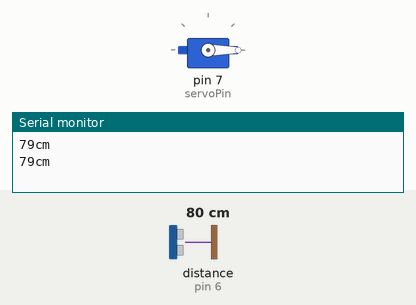
Bench run of a sketch on a simulated Arduino Uno, built with avr-gcc and run on an emulated ATmega328P. On the bench: servo, the last lines printed to the serial monitor. Wiring (inferred from the names in the program): ultrasonic range finder: trigger pin 5; echo pin 6. The inputs (shaded band) are chosen by the test bench; at power-on: distance to the obstacle (sensor on pin 6) 80 cm. The echo pulse lasts 58.3 µs per cm.

Above: at 1.3 s.
1.4 s: distance to the obstacle (sensor on pin 6) set to 20 cm
3.2 s: distance to the obstacle (sensor on pin 6) set to 17 cm
At 4.8 s:
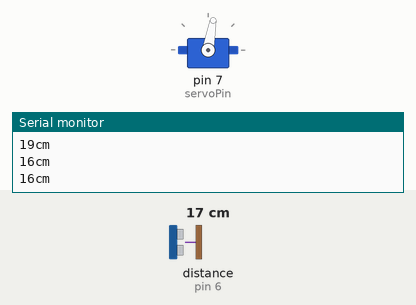
5.1 s: distance to the obstacle (sensor on pin 6) set to 35 cm
At 6.4 s:
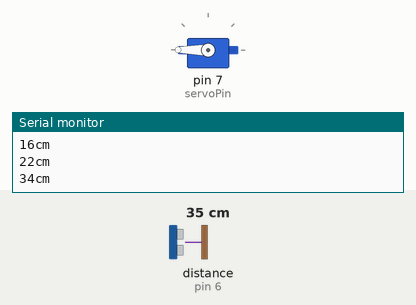
6.7 s: distance to the obstacle (sensor on pin 6) set to 2 cm
At 8.8 s:
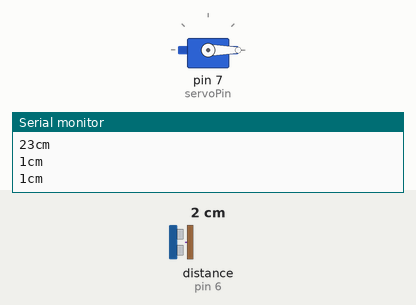
9.1 s: distance to the obstacle (sensor on pin 6) set to 6 cm
11.2 s: distance to the obstacle (sensor on pin 6) set to 9 cm
At 12.5 s:
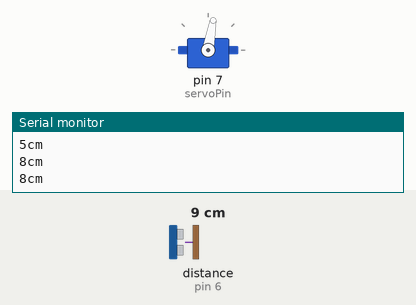
Timing chart, 0 to 14.1 s (numbered marks = the images above; inputs shaded):
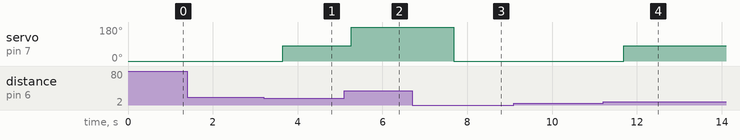

The sketch:

water2.ino
```cpp
#include <Servo.h>   //servo library

Servo servo;
int trigPin = 5;
int echoPin = 6;
int servoPin = 7;
int led = 10;
long duration, dist, average;
long aver[3];   //array for average

void setup() {
  Serial.begin(9600);
  servo.attach(servoPin);
  pinMode(trigPin, OUTPUT);
  pinMode(echoPin, INPUT);
  servo.write(0);         //close cap on power on
  delay(100);
  servo.detach();
}

void measure() {
  digitalWrite(10, HIGH);
  digitalWrite(trigPin, LOW);
  delayMicroseconds(5);
  digitalWrite(trigPin, HIGH);
  delayMicroseconds(15);
  digitalWrite(trigPin, LOW);
  pinMode(echoPin, INPUT);
  duration = pulseIn(echoPin, HIGH);
  dist = (duration / 2) / 29.1;  //obtain distance
}

void loop() {
  for (int i = 0; i <= 2; i++) { //average distance
    measure();
    aver[i] = dist;
    delay(100);              //delay between measurements
  }
  dist = (aver[0] + aver[1] + aver[2]) / 3;
  //servo.write(0);
  if ( dist >= 7 and dist < 18 ) {
    //Change distance as per your need
    servo.attach(servoPin);
    delay(1);
    //servo.write(0);
    //delay(3000);
    servo.write(80);//medium
    //delay(1000);
    //servo.detach();
  } else if (dist < 7) {
    servo.write(0);// off
  } else {
    servo.write(180);//on
  }
  Serial.print(dist);
  Serial.print("cm");
  Serial.println();
  delay(500);
}
```

Measured:
- the behaviour switches between 19 and 18 cm on distance to the obstacle (sensor on pin 6) (found by bisection; images 0 and 1)
- the behaviour switches between 7 and 8 cm on distance to the obstacle (sensor on pin 6) (found by bisection; images 3 and 4)
- after the input at 3.2 s, servo on pin 7 (servoPin): 0° → 80° after 0.45 s
- after the input at 5.1 s, servo on pin 7 (servoPin): 80° → 180° after 0.16 s
- after the input at 6.7 s, servo on pin 7 (servoPin): 180° → 0° after 0.98 s
- after the input at 11.2 s, servo on pin 7 (servoPin): 0° → 80° after 0.49 s
